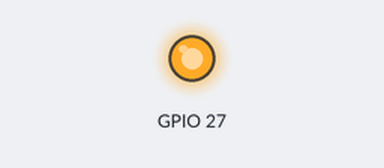
Recording of a sketch running on a simulated ESP32. On the bench: output pins drawn as LEDs (lit = HIGH).

Above: at 5.0 s.
At 15.0 s:
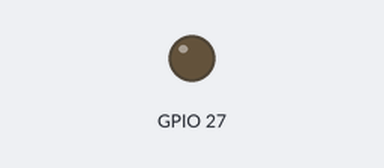
Timing chart, 0 to 26.0 s (numbered marks = the images above):
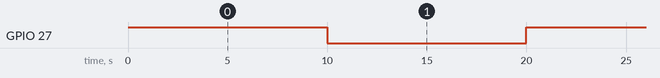

The sketch:

heatingpad.ino
```cpp
void setup() {
  // put your setup code here, to run once:
  pinMode(27, OUTPUT);
}

void loop() {
  // put your main code here, to run repeatedly:
  digitalWrite(27, HIGH);
  delay(10000);
  digitalWrite(27, LOW);
  delay(10000);
}
```

Measured:
- by itself, GPIO 27: alternates HIGH for 10.0 s and LOW for 10.0 s
